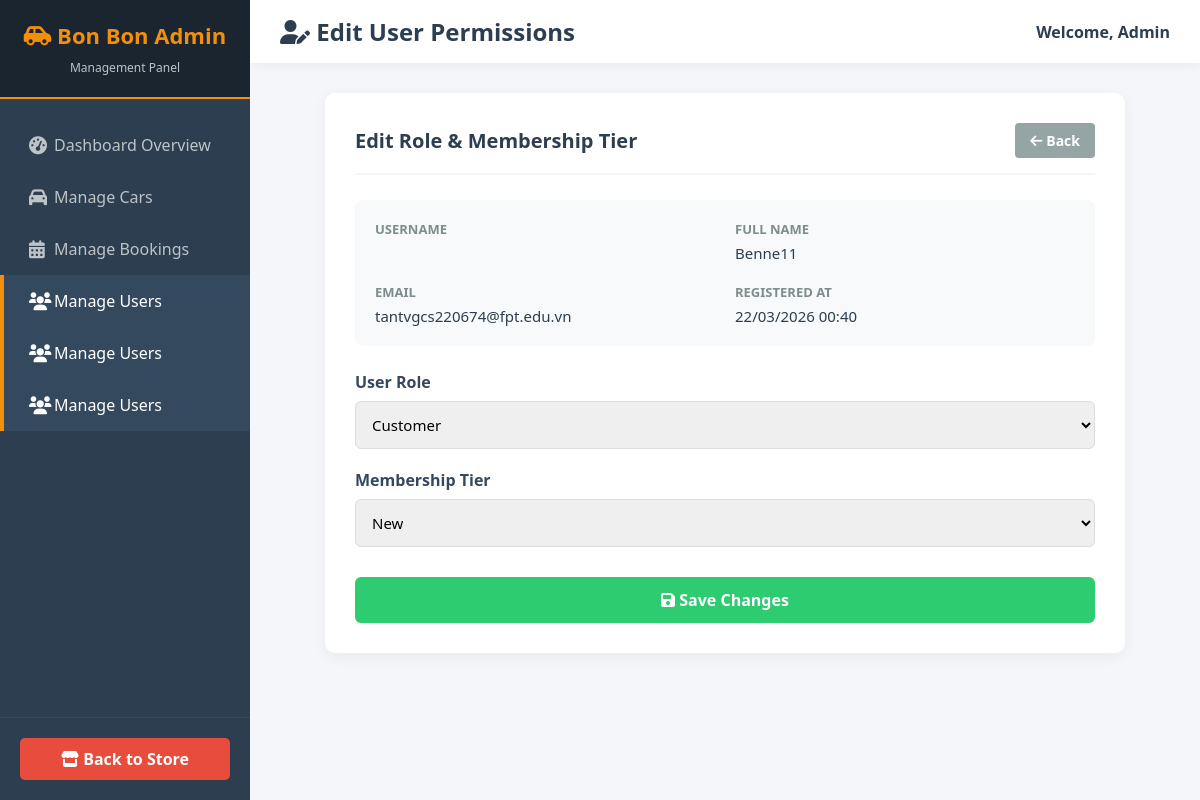
/index.php?action=admin_edit_user&id=5 (signed in), run on the app's committed database.
### tables this page shows
CREATE TABLE `users` (
  `id` int(11) NOT NULL,
  `fullname` varchar(100) NOT NULL,
  `email` varchar(150) NOT NULL,
  `phone` varchar(20) NOT NULL,
  `password_hash` varchar(255) NOT NULL,
  `address` varchar(255) DEFAULT NULL,
  `avatar_url` varchar(255) DEFAULT NULL,
  `role` enum('admin','customer') DEFAULT 'customer',
  `is_active` tinyint(1) DEFAULT 0,
  `created_at` timestamp NOT NULL DEFAULT current_timestamp(),
  `updated_at` timestamp NOT NULL DEFAULT current_timestamp() ON UPDATE current_timestamp(),
  `membership_tier` enum('new','loyal','vip') DEFAULT 'new',
  `otp_code` varchar(6) DEFAULT NULL,
  `is_verified` tinyint(1) DEFAULT 0
);

### datafunctions/user_functions.php (called while the page is built, shortened)
<?php
function getUserById(PDO $db, int $id) {
    try {
        $stmt = $db->prepare("SELECT * FROM users WHERE id = :id");
        $stmt->execute([':id' => $id]);
        return $stmt->fetch(PDO::FETCH_ASSOC);
    } catch (PDOException $e) {
        error_log("getUserById Error: " . $e->getMessage());
        return false;
    }
}

### views/admin/user_form.php (the view, shortened to what this page needs)
<!DOCTYPE html>
<html lang="en">
<head>
    <link href="https://cdnjs.cloudflare.com/ajax/libs/font-awesome/6.0.0/css/all.min.css" rel="stylesheet">
</head>
<body>
    <div class="sidebar">
        <div class="sidebar-header">
            <h2><i class="fas fa-car-side"></i> Bon Bon Admin</h2>
            <span>Management Panel</span>
        </div>
        <div class="sidebar-nav">
            <a href="index.php?action=admin_dashboard"><i class="fas fa-tachometer-alt"></i> Dashboard Overview</a>
            <a href="index.php?action=admin_cars"><i class="fas fa-car"></i> Manage Cars</a>
            <a href="index.php?action=admin_bookings"><i class="fas fa-calendar-alt"></i> Manage Bookings</a>
            <a href="index.php?action=admin_users" class="active"><i class="fas fa-users"></i> Manage Users</a>
            <a href="index.php?action=admin_users" class="active"><i class="fas fa-users"></i> Manage Users</a>
            <a href="index.php?action=admin_users" class="active"><i class="fas fa-users"></i> Manage Users</a>
        </div>
        <div class="sidebar-footer">
            <a href="index.php?action=home" class="btn-back"><i class="fas fa-store"></i> Back to Store</a>
        </div>
    </div>
    <div class="main-content">
        <div class="top-navbar">
            <h1><i class="fas fa-user-edit"></i> Edit User Permissions</h1>
            <div class="admin-profile">
                <span style="font-weight: bold; color: #2c3e50;">Welcome, <?= htmlspecialchars($_SESSION['user']['username'] ?? 'Admin') ?></span>
            </div>
        </div>
        <div class="content-body">
            <div class="form-container">
                <div class="form-header">
                    <h2>Edit Role & Membership Tier</h2>
                    <a href="index.php?action=admin_users" class="btn-cancel"><i class="fas fa-arrow-left"></i> Back</a>
                </div>
                <form action="index.php?action=admin_edit_user&id=<?= $user['id'] ?>" method="POST">
                    <div class="info-grid">
                        <div class="info-col">
                            <span class="info-label">Username</span>
                        </div>
                        <div class="info-col">
                            <span class="info-label">Full Name</span>
                            <span class="info-val"><?= htmlspecialchars($user['fullname'] ?? '') ?></span>
                        </div>
                        <div class="info-col">
                            <span class="info-label">Email</span>
                            <span class="info-val"><?= htmlspecialchars($user['email'] ?? '') ?></span>
                        </div>
                        <div class="info-col">
                            <span class="info-label">Registered At</span>
                            <span class="info-val"><?= date('d/m/Y H:i', strtotime($user['created_at'] ?? 'now')) ?></span>
                        </div>
                    </div>
                    <div class="form-group">
                        <label for="role">User Role</label>
                        <select name="role" id="role" class="form-control" required>
                            <option value="customer" <?= (($user['role'] ?? '') === 'customer') ? 'selected' : '' ?>>Customer</option>
                        </select>
                    </div>
                    <div class="form-group">
                        <label for="tier">Membership Tier</label>
                        <select name="membership_tier" id="tier" class="form-control" required>
                            <option value="new" <?= (($user['membership_tier'] ?? '') === 'new') ? 'selected' : '' ?>>New</option>
                        </select>
                    </div>
                    <button type="submit" class="btn-submit"><i class="fas fa-save"></i> Save Changes</button>
                </form>
            </div>
        </div>
    </div>
</body>
</html>

### views/admin/user_form.php (style rules this page uses)
* { margin: 0; padding: 0; box-sizing: border-box; font-family: 'Segoe UI', Tahoma, Geneva, Verdana, sans-serif; }
body { display: flex; min-height: 100vh; background-color: #f4f6f9; color: #333; }
.sidebar { width: 250px; background-color: #2c3e50; color: #fff; display: flex; flex-direction: column; flex-shrink: 0; }
.sidebar-header { padding: 20px; background-color: #1a252f; text-align: center; border-bottom: 2px solid #f48f0c; }
.sidebar-header h2 { color: #f48f0c; font-size: 22px; margin-bottom: 5px; }
.sidebar-header span { font-size: 12px; color: #bdc3c7; }
.sidebar-nav { flex-grow: 1; padding: 20px 0; }
.sidebar-nav a { display: flex; align-items: center; padding: 15px 25px; color: #bdc3c7; text-decoration: none; transition: 0.3s; border-left: 4px solid transparent; }
.sidebar-nav a:hover, .sidebar-nav a.active { background-color: #34495e; color: #fff; border-left-color: #f48f0c; }
.sidebar-nav a i { width: 25px; font-size: 18px; }
.sidebar-footer { padding: 20px; text-align: center; border-top: 1px solid #34495e; }
.btn-back { display: inline-block; padding: 10px 20px; background-color: #e74c3c; color: white; text-decoration: none; border-radius: 5px; transition: 0.3s; font-weight: bold; width: 100%; }
.main-content { flex-grow: 1; display: flex; flex-direction: column; overflow-x: hidden; }
.top-navbar { background: #fff; padding: 15px 30px; display: flex; justify-content: space-between; align-items: center; box-shadow: 0 2px 10px rgba(0,0,0,0.05); }
.top-navbar h1 { font-size: 24px; color: #2c3e50; }
.content-body { padding: 30px; overflow-y: auto; }
.form-container { background: #fff; border-radius: 10px; padding: 30px; box-shadow: 0 4px 15px rgba(0,0,0,0.05); max-width: 800px; margin: 0 auto; }
.form-header { display: flex; justify-content: space-between; align-items: center; margin-bottom: 25px; border-bottom: 2px solid #f4f6f9; padding-bottom: 15px; }
.form-header h2 { color: #2c3e50; font-size: 20px; }
.info-grid { display: grid; grid-template-columns: 1fr 1fr; gap: 20px; margin-bottom: 25px; background: #f8f9fa; padding: 20px; border-radius: 8px; }
.info-col { display: flex; flex-direction: column; gap: 5px; }
.info-label { font-size: 13px; color: #7f8c8d; text-transform: uppercase; font-weight: bold; }
.info-val { font-size: 15px; color: #2c3e50; font-weight: 500; }
.form-group { margin-bottom: 20px; }
.form-group label { display: block; margin-bottom: 8px; font-weight: 600; color: #34495e; }
.form-control { width: 100%; padding: 12px; border: 1px solid #ddd; border-radius: 6px; font-size: 15px; transition: border-color 0.3s; }
.btn-submit { background-color: #2ecc71; color: white; padding: 12px 25px; border: none; border-radius: 6px; cursor: pointer; font-size: 16px; font-weight: 600; transition: background 0.3s; width: 100%; margin-top: 10px; }
.btn-cancel { display: inline-block; background-color: #95a5a6; color: white; padding: 8px 15px; text-decoration: none; border-radius: 4px; font-size: 14px; font-weight: 600; transition: background 0.3s; }

### data on the page
users: fullname "Benne11", email "tantvgcs220674@fpt.edu.vn", created_at "22/03/2026 00:40", role "Customer", membership_tier "New"

### other printed values
$_SESSION['user']['username'] "Admin"
